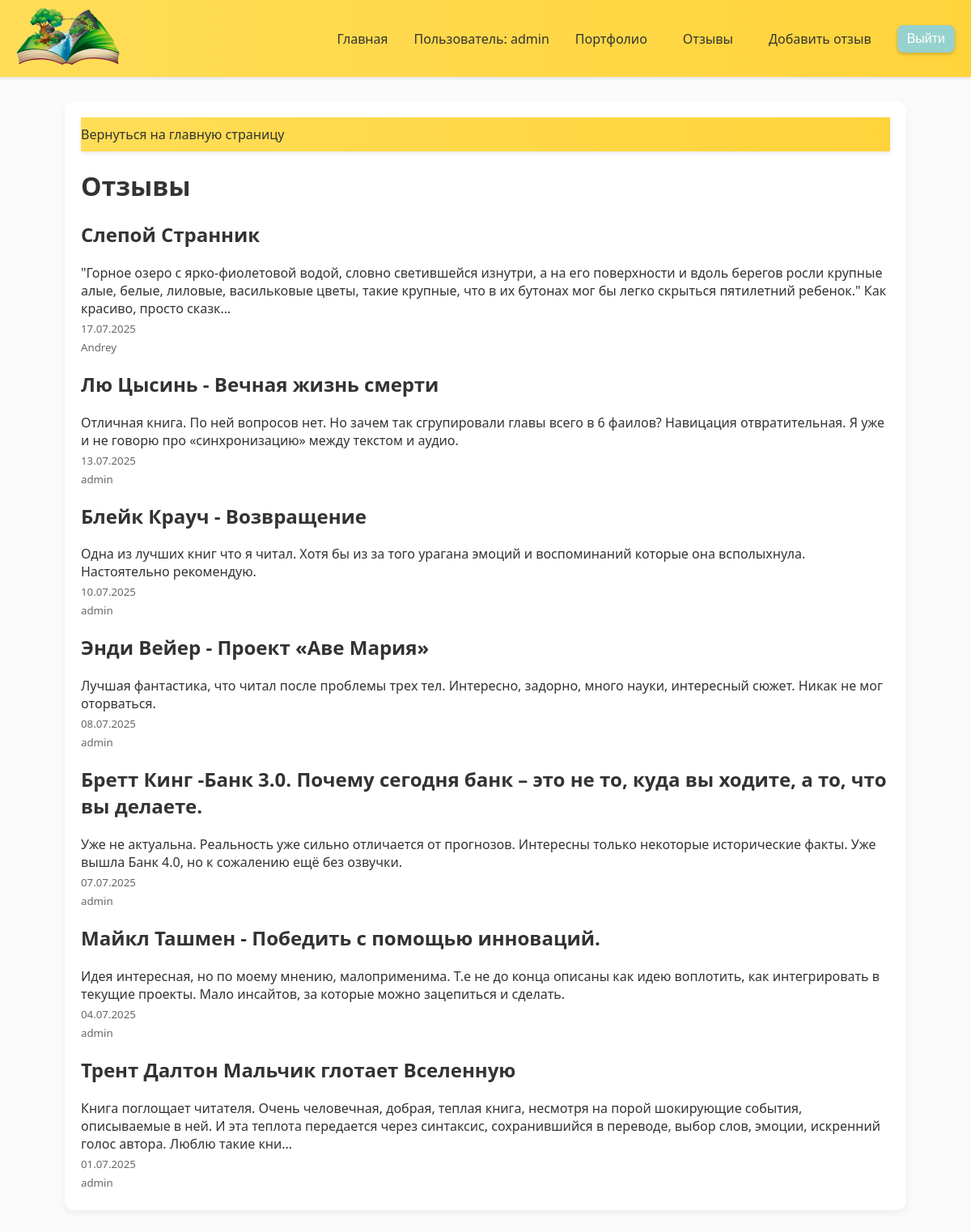
Page /blog/ (signed in) on the committed database.
### blog/models.py (models this page shows, shortened)
class Blog(models.Model):
    title = models.CharField(max_length=200)
    description = models.TextField()
    created = models.DateTimeField(auto_now_add=True)
    date = models.DateField(auto_now_add=True)
    user = models.ForeignKey(User, on_delete=models.CASCADE)

### blog/views.py (the view)
# urls.py: path('', views.blogs, name="blogs"),
def blogs(request):
    blogs = Blog.objects.order_by('-date')
    return render(request, "blog/blogs.html", {"blogs": blogs})

### blog/templates/blog/blogs.html
{% extends 'personal/base.html' %}
{% load static %}
{% block content %}
<div class="menu"><a href="{% url 'index'%}">Вернуться на главную страницу</a></div>
<h1>Отзывы</h1>
{% for blog in blogs %}
<div class="blog_1">
    <h2 class="top_1">
        <a href="{% url 'detail' blog.id %}">{{ blog.title }}</a>
    </h2>
    <div class="blog_text">
        <div>{{ blog.description|truncatechars:260 }}</div>
        <div class="user_date"><h5>{{ blog.date|date:'d.m.Y' }}</h5>
        <h5>{{ blog.user }}</h5></div>
    </div>
</div>
{% endfor %}
{% endblock %}

### personal/templates/personal/base.html (shortened to what this page needs)
<!DOCTYPE html>
{% load static %}
<html lang="en">
<head>
    <link rel="stylesheet" href="{% static 'css/style.css' %}">
</head>
<body>
<div class="menu">
    <div class="wrap nav-bar">
        <div class="logo">
            <a href="{% url 'index' %}">
                <img class="pic" src="{% static 'personal/foni.png' %}" alt="Логотип">
            </a>
        </div>
        <ul class="nav-links">
            <li><a href="{% url 'index' %}">Главная</a></li>
            {% if user.is_authenticated %}
                <li>Пользователь: {{ user.username }}</li>
                <li><a href="{% url 'portfolio' %}">Портфолио</a></li>
                <li><a href="{% url 'blogs' %}">Отзывы</a></li>
                <li><a href="{% url 'createotz' %}">Добавить отзыв</a></li>
                <li>
                    <form action="{% url 'logoutuser' %}" method="post" class="logout-form">
                        <button class="top">Выйти</button>
                    </form>
                </li>
            {% else %}
                <li><a href="{% url 'signupuser' %}">Регистрация</a></li>
                <li><a href="{% url 'loginuser' %}">Вход</a></li>
                <li><span class="disabled">Отзывы (доступно после входа)</span></li>
                <li><span class="disabled">Добавить отзыв (доступно после входа)</span></li>
            {% endif %}
        </ul>
    </div>
</div>
<div class="content">
    <div class="wrap">
        {% block content %}
        {% endblock %}
    </div>
</div>
</body>
</html>

### personal/static/css/style.css (style rules this page uses)
body { margin: 0; font-family: 'Segoe UI', Tahoma, Geneva, Verdana, sans-serif; background-color: #fafafa; color: #333; }
a { text-decoration: none; color: #333; transition: color 0.3s; }
.menu { background: linear-gradient(90deg, #ffdd57 0%, #ffd43b 100%); box-shadow: 0 2px 4px rgba(0,0,0,0.1); padding: 10px 0; }
.nav-bar { max-width: 1200px; margin: 0 auto; padding: 0 20px; display: flex; justify-content: space-between; align-items: center; flex-wrap: wrap; }
.logo img.pic { height: 70px; width: auto; transition: transform 0.3s ease; }
.nav-links { display: flex; gap: 20px; align-items: center; flex-wrap: wrap; }
.nav-links li { list-style: none; position: relative; }
.nav-links a, .nav-links .disabled, .nav-links button { font-size: 16px; padding: 8px 12px; border-radius: 8px; transition: background-color 0.3s, transform 0.3s; }
.nav-links button.top { background-color: #97d1cd; color: white; border: none; cursor: pointer; box-shadow: 0 2px 4px rgba(0,0,0,0.2); }
.content .wrap { max-width: 1000px; margin: 30px auto; padding: 20px; background: white; border-radius: 12px; box-shadow: 0 4px 10px rgba(0,0,0,0.05); }
.user_date h5 { margin: 5px 0; color: #666; font-weight: normal; }

### rows in the picture
Blog: title "Слепой Странник", description "\"Горное озеро с ярко-фиолетовой водой, словно светившейся изнутри, а на его поверхности и вдоль берегов росли крупные алые, белые, лиловые, васильковые цветы, такие крупные, что в их бутонах мог бы легко скрыться пятилетний ребенок.\" Как красиво, просто сказк…", date "17.07.2025", user "Andrey"
Blog: title "Лю Цысинь - Вечная жизнь смерти", description "Отличная книга. По ней вопросов нет. Но зачем так сгрупировали главы всего в 6 фаилов? Навицация отвратительная. Я уже и не говорю про «синхронизацию» между текстом и аудио.", date "13.07.2025", user "admin"
Blog: title "Блейк Крауч - Возвращение", description "Одна из лучших книг что я читал. Хотя бы из за того урагана эмоций и воспоминаний которые она всполыхнула. Настоятельно рекомендую.", date "10.07.2025", user "admin"
Blog: title "Энди Вейер - Проект «Аве Мария»", description "Лучшая фантастика, что читал после проблемы трех тел. Интересно, задорно, много науки, интересный сюжет. Никак не мог оторваться.", date "08.07.2025", user "admin"
Blog: title "Бретт Кинг -Банк 3.0. Почему сегодня банк – это не то, куда вы ходите, а то, что вы делаете.", description "Уже не актуальна. Реальность уже сильно отличается от прогнозов. Интересны только некоторые исторические факты. Уже вышла Банк 4.0, но к сожалению ещё без озвучки.", date "07.07.2025", user "admin"
Blog: title "Майкл Ташмен - Победить с помощью инноваций.", description "Идея интересная, но по моему мнению, малоприменима. Т.е не до конца описаны как идею воплотить, как интегрировать в текущие проекты. Мало инсайтов, за которые можно зацепиться и сделать.", date "04.07.2025", user "admin"
Blog: title "Трент Далтон Мальчик глотает Вселенную", description "Книга поглощает читателя. Очень человечная, добрая, теплая книга, несмотря на порой шокирующие события, описываемые в ней. И эта теплота передается через синтаксис, сохранившийся в переводе, выбор слов, эмоции, искренний голос автора. Люблю такие кни…", date "01.07.2025", user "admin"

### other values in the picture
{{ user.username }} "admin"
